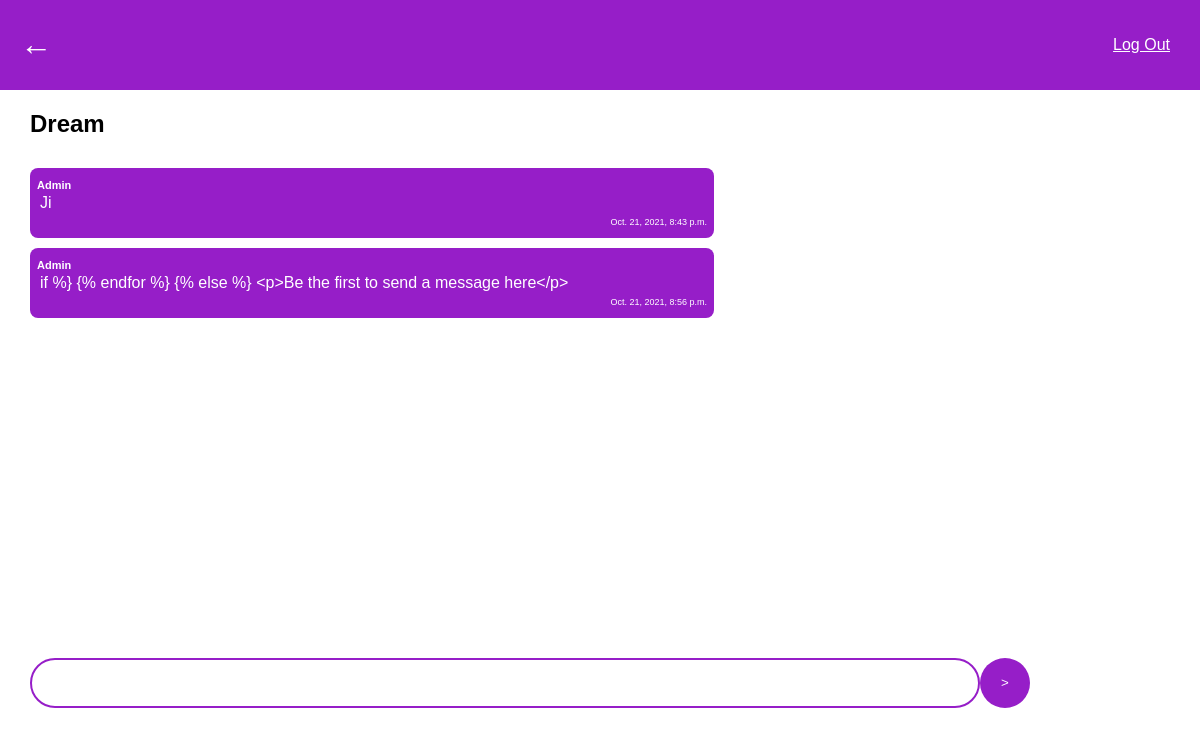
/messages/dream (signed in), run on the app's committed database.
### main/models.py (models this page shows, shortened)
class Group(models.Model):
	group_name = models.CharField(max_length=30)
	slug = models.SlugField(unique=True)
	def __str__(self):
		return self.group_name

class Message(models.Model):
	group_belong = models.ForeignKey(Group, on_delete=models.CASCADE)
	content = models.CharField(max_length=1024)
	time_sent = models.DateTimeField(auto_now_add=True)
	sender = models.ForeignKey(User, on_delete=models.CASCADE)

### main/views.py (the view)
# urls.py: path('messages/<str:slug>', messages, name='messages'),
@login_required
def messages(request, slug):
	group = Group.objects.get(slug=slug)
	messages = group.message_set.all()
	context = {'messages':messages, 'group':group}
	return render(request, 'main/messages.html', context)

### main/templates/main/messages.html (shortened to what this page needs)
{% extends 'main/base.html' %}
{% block header %}
		<h1><a href="{% url 'group_list' %}">&leftarrow;</a></h1>
{% endblock %}
{% block content %}
<h2>{{ group.group_name|title }}</h2>
{% if messages %}
<div class="messages">
	{% for message in messages %}
	{% if message.sender == request.user %}
		<div class="my-message">
			<p class="sender">{{ message.sender |title }}</p>
		 <p class="content"> {{ message.content }}</p>
		 <p class="time_sent"> {{ message.time_sent }}</p>
		</div>
	{% else%}
	<div class="message">
			<p class="sender">{{ message.sender |title }}</p>
		 <p class="content"> {{ message.content }}</p>
		 <p class="time_sent"> {{ message.time_sent }}</p>
		</div>
	{% endif %}
{% endfor %}
{% else %}
<p>Be the first to send a message here</p>
{% endif %}
</div>
<form action="{% url 'send_message' group.slug %}" method="POST" class="send">
	<input type="text" name="content">
	<input type="submit" value=">">
</form>
{% endblock %}

### main/static/style.css (style rules this page uses)
body { margin: 0; padding: 0; }
* { box-sizing: border-box; font-family: sans-serif; }
.content { padding: 0px 30px; }
.messages { display: flex; flex-direction: column; height: 60vh; overflow-y: auto; margin-bottom: 20px; content: ' '; }
.message { padding: 20px; border-radius: 8px; color: white; background: rgb(150, 30, 200); margin-top: 10px; display: inline-block; width: 60%; }
header h1 a { color: white; text-decoration: none; }
form.send { display: grid; width: 100%; grid-template-columns: 5fr 1fr; }
form.send input[type='text'] { flex-grow: 100%; padding: 9px 15px; border-radius: 29px; border: 2px solid rgb(150, 30, 200); }
form.send input[type='submit'] { color: white; border: none; border-radius: 50%; background: rgb(150, 30, 200); width: 50px; height: 50px; cursor: pointer; }
.message { position: relative; padding: 10px; }
p.sender { font-size: 11px; font-weight: bold; position: absolute; top: 0px; left: 7px; color: white; }
p.time_sent { font-size: 9px; position: absolute; bottom: 2px; right: 7px; }
p.content { padding: 0; text-align: start; }

### data on the page
Group: group_name "Dream"
Message: sender "Admin", content "Ji", time_sent "Oct. 21, 2021, 8:43 p.m."
Message: sender "Admin", content "if %} {% endfor %} {% else %} <p>Be the first to send a message here</p>", time_sent "Oct. 21, 2021, 8:56 p.m."
